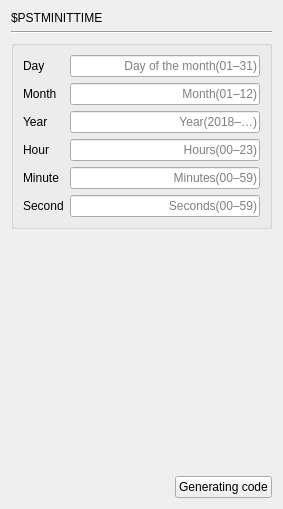
     <widget class="QWidget" name="page_PSTMINITTIME">
      <layout class="QGridLayout" name="gridLayout_110">
       <item row="0" column="0">
        <widget class="QLabel" name="label_64">
         <property name="text">
          <string>$PSTMINITTIME</string>
         </property>
        </widget>
       </item>
       <item row="1" column="0" colspan="2">
        <widget class="Line" name="line_16">
         <property name="orientation">
          <enum>Qt::Horizontal</enum>
         </property>
        </widget>
       </item>
       <item row="2" column="0" colspan="2">
        <widget class="QGroupBox" name="groupBox_49">
         <property name="title">
          <string/>
         </property>
         <layout class="QGridLayout" name="gridLayout_3">
          <item row="0" column="0">
           <widget class="QLabel" name="label_15">
            <property name="text">
             <string>Day</string>
            </property>
           </widget>
          </item>
          <item row="0" column="1">
           <widget class="QLineEdit" name="lineEdit_PSTMINITTIME_Day">
            <property name="alignment">
             <set>Qt::AlignRight|Qt::AlignTrailing|Qt::AlignVCenter</set>
            </property>
            <property name="placeholderText">
             <string>Day of the month(01–31)</string>
            </property>
           </widget>
          </item>
          <item row="1" column="0">
           <widget class="QLabel" name="label_13">
            <property name="text">
             <string>Month</string>
            </property>
           </widget>
          </item>
          <item row="1" column="1">
           <widget class="QLineEdit" name="lineEdit_PSTMINITTIME_Month">
            <property name="alignment">
             <set>Qt::AlignRight|Qt::AlignTrailing|Qt::AlignVCenter</set>
            </property>
            <property name="placeholderText">
             <string>Month(01–12)</string>
            </property>
           </widget>
          </item>
          <item row="2" column="0">
           <widget class="QLabel" name="label_14">
            <property name="text">
             <string>Year</string>
            </property>
           </widget>
          </item>
          <item row="2" column="1">
           <widget class="QLineEdit" name="lineEdit_PSTMINITTIME_Year">
            <property name="alignment">
             <set>Qt::AlignRight|Qt::AlignTrailing|Qt::AlignVCenter</set>
            </property>
            <property name="placeholderText">
             <string>Year(2018–…)</string>
            </property>
           </widget>
          </item>
          <item row="3" column="0">
           <widget class="QLabel" name="label_17">
            <property name="text">
             <string>Hour</string>
            </property>
           </widget>
          </item>
          <item row="3" column="1">
           <widget class="QLineEdit" name="lineEdit_PSTMINITTIME_Hour">
            <property name="alignment">
             <set>Qt::AlignRight|Qt::AlignTrailing|Qt::AlignVCenter</set>
            </property>
            <property name="placeholderText">
             <string>Hours(00–23)</string>
            </property>
           </widget>
          </item>
          <item row="4" column="0">
           <widget class="QLabel" name="label_18">
            <property name="text">
             <string>Minute</string>
            </property>
           </widget>
          </item>
          <item row="4" column="1">
           <widget class="QLineEdit" name="lineEdit_PSTMINITTIME_Minute">
            <property name="alignment">
             <set>Qt::AlignRight|Qt::AlignTrailing|Qt::AlignVCenter</set>
            </property>
            <property name="placeholderText">
             <string>Minutes(00–59)</string>
            </property>
           </widget>
          </item>
          <item row="5" column="0">
           <widget class="QLabel" name="label_16">
            <property name="text">
             <string>Second</string>
            </property>
           </widget>
          </item>
          <item row="5" column="1">
           <widget class="QLineEdit" name="lineEdit_PSTMINITTIME_Second">
            <property name="alignment">
             <set>Qt::AlignRight|Qt::AlignTrailing|Qt::AlignVCenter</set>
            </property>
            <property name="placeholderText">
             <string>Seconds(00–59)</string>
            </property>
           </widget>
          </item>
         </layout>
        </widget>
       </item>
       <item row="3" column="1">
        <spacer name="verticalSpacer_2">
         <property name="orientation">
          <enum>Qt::Vertical</enum>
         </property>
         <property name="sizeHint" stdset="0">
          <size>
           <width>20</width>
           <height>241</height>
          </size>
         </property>
        </spacer>
       </item>
       <item row="4" column="0">
        <spacer name="horizontalSpacer_2">
         <property name="orientation">
          <enum>Qt::Horizontal</enum>
         </property>
         <property name="sizeHint" stdset="0">
          <size>
           <width>158</width>
           <height>20</height>
          </size>
         </property>
        </spacer>
       </item>
       <item row="4" column="1">
        <widget class="QPushButton" name="GC_PSTMINITTIME">
         <property name="layoutDirection">
          <enum>Qt::LeftToRight</enum>
         </property>
         <property name="text">
          <string>Generating code</string>
         </property>
        </widget>
       </item>
      </layout>
     </widget>
